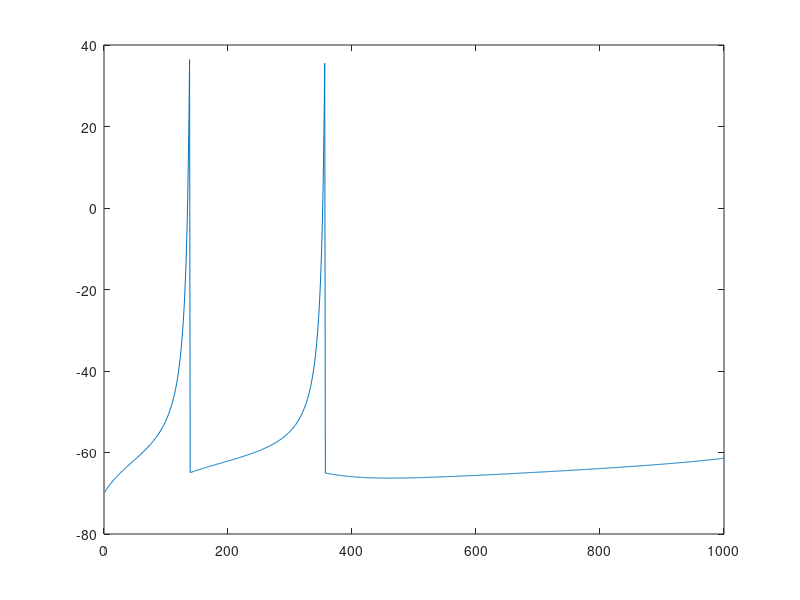
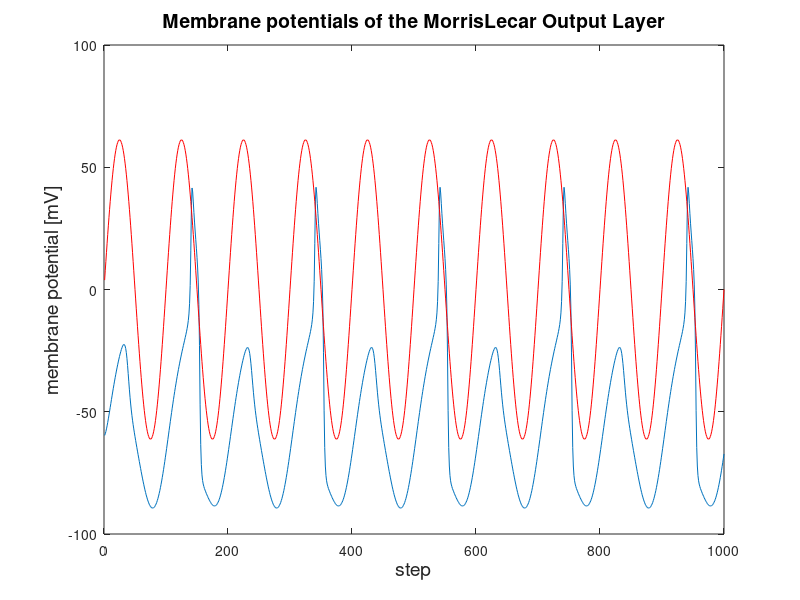
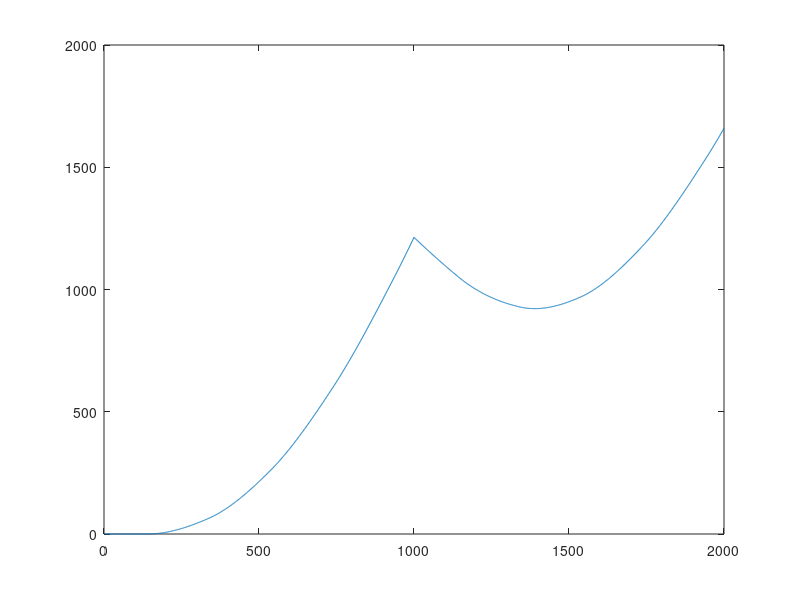

Source code (MATLAB) for these figures, in order:
%testa la simulazione di 3 tipi di Neuoroni: 
%Izhikevich, Morris-Lecar, Integratore
%Non ha nessuna utilità

%function spiketrain()
I=0;
IBias=5;
V=-70;    %queste sono le condizioni iniziali per l'equazione del neurone
U=-14;
%spiking neuron
A=0.02;
B=0.2;
C=-65;
D=1.5;
%alt neuron
% A=0;
% B=-0.1;
% C=-55;
% D=0;
%class1
% A=0.02;
% B=-0.1;
% C=-55;
% D=6;

potential=[];
%u=[];

for k=1:1000

v = V + 0.05 * ((0.04 * V * V) + (5.0 * V) + 140.0 - U + I + IBias);
u = U + 0.05 * A * ((B * V) - U);
if (v > 30)
			
				V = C;
				U = U + D;	
else
			
				V = v;
				U = u;
end
potential(k)=v;

end
figure
plot(potential);

%% Morris Lecar
Vk=-84;
Vl=-60;
Vca=120;
gca=4.4;
gk=8;
gl=2;
V1=-1.2;
V2=18;
V3=2;
V4=30;
V=-60;
W=0.01;
%da questi ultimi due parametri dipende la frequenza del segnale che attiva il neurone

%10Hz:
I=61.2;
kf=0.105;
% %9Hz
% I=61.25;
% kf=0.095;
% %8Hz
% I=61.35;
% kf=0.082;
% %7Hz
% I=61.4;
% kf=0.074;
% %6Hz
% I=61.45;
% kf=0.067;
% %5Hz
% I=61.5;
% kf=0.055;


% %5Hz
% I= 61.5; %61.35; %valore in mA per avere freq = 8 Hz
% kf= 0.055; %0.082;

%%Articolo prof
% Vk=-0.7;
% Vl=-0.5;
% Vca=1;
% gca=2;
% gk=8; %
% gl=2; %
% V1=-0.01;
% V2=0.15;
% V3=-0.198;
% V4=0.1;
% V=-60;  %
% W=0.01; %

%da questi ultimi due parametri dipende la frequenza del segnale che attiva il neurone
% I= 100; %0.255; %61.4; %valore in mA per avere freq = 7 Hz
% kf= 0.074;  %3.236*10^-4;%  0.074;

%questo dovrebbe essere il dt di campionamento
dt=1;
%dt2=1;
tend=1000;

Vt=[];
Wt=[];
yt=[];
flag_peak=[];
c1=0;

%data = importdata('Dati\Z_pesi_fissi0-235.txt');

for z=1:dt:tend
%----Segnale sinusoidale a freq f in Hz in input al neurone
f=10*0.001;
y =I*(sin(2*pi*f*z/dt)); %sin or square
%y=I*potenziali17(1,1,z)*100;
%y=60;
%y=I*data(z)*100;

% if(abs(y)>I)
%     y=I*sign(y);
% end
% 
% if(y>0)
%     y=I;
% else y=-I;
% end

%----Equazioni del Modello di Morris-Lecar e relativo calcolo del potenziale
minf=.5*(1+tanh((V-V1)/V2));
winf=.5*(1+tanh((V-V3)/V4));
tauw=3*(cosh((V-V3)/(2*V4)))^-1;
    V=V+dt*kf*(y - gca*minf*(V-Vca)-gk*W*(V-Vk)-gl*(V-Vl));
    W=W+dt*kf*(winf-W)/tauw;
% Vt(z)=V;
% Wt(z)=W;
% yt(z)=y;
Vt=[Vt V];
Wt=[Wt W];
yt=[yt y];

%----Se il neurone supera la soglia, emette lo spike
if (V > 30) && ((c1==0)||(z-flag_peak(end)>15))
flag_peak(c1+1) = z;
        c1=c1+1;
        %V=-60; %queste ultime due righe le ho aggiunte io in quanto dopo lo spike in teoria si dovrebbe resettare il neurone 
        %W=0.01;
end

end
figure
plot(Vt);
hold on
plot(yt,'r');
%plot(Wt,'g');
const=30*ones(1,tend/dt);
%plot(const,'m');        %plotto questo valore costante in modo da individuare facilmente gli spike emessi
xlabel('step','fontsize',14)
ylabel('membrane potential [mV]','fontsize',14)
% set(gca,'FontSize',14)
title('Membrane potentials of the MorrisLecar Output Layer','fontsize',14)
%end


%% Neurone integratore

integration_step=0.08;
tau=50;%50;
delay=0;
Idef=[];
gain=1;
w=1;
tend=1000;
% flag_peak2=flag_peak+1000;
% flag_peak=[flag_peak flag_peak2];
Ibias=0;
for j=1:2
    
    if j~=1
        %flag_peak=[];
        h=(j-1)*1000;
        Ibias=Idef(h);
 	%I=0;
    else
        h=0;
        Ibias=0;
    end
    
%I=Ibias;

for z=1:dt:tend
Is=0;
for k=1:numel(flag_peak)
    tspk=flag_peak(k);
    if (tspk <=z)
        t=integration_step*(z-tspk+delay);
        it=gain*(t/tau)*exp(1-t/tau);
        Is=Is+it;
    end 
end

I=(Is)*w;
Ibias=0.999*(I+Ibias);
Idef(z+h)=Ibias;
end

end
figure
plot(Idef);





